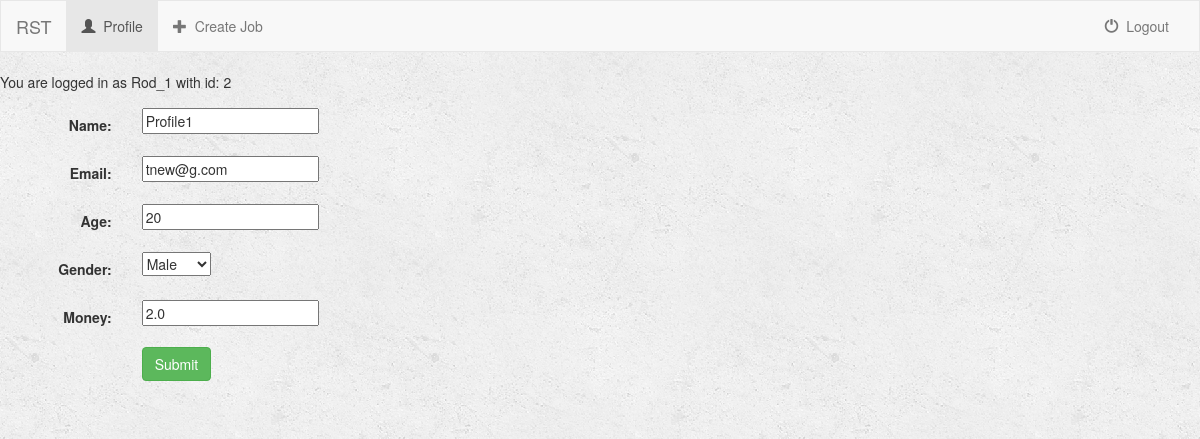
The app's page /turk/profile/1/UpdateProfile/1 (signed in), older data.
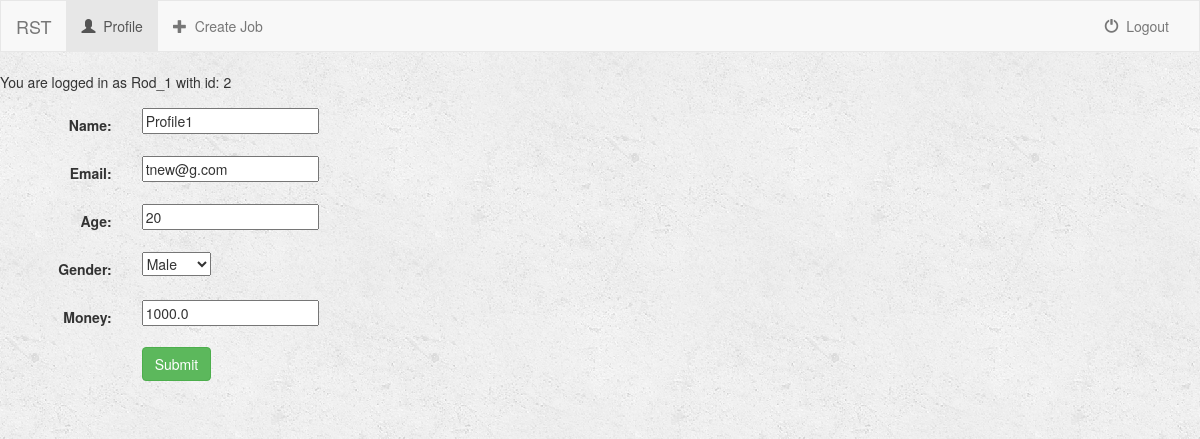
The same page, newer data.
### turk/models.py (models this page shows, shortened)
class Profile(models.Model):
    user = models.OneToOneField(User, default=1)
    name = models.CharField(max_length=250)
    age = models.IntegerField(default=0)
    GENDER_CHOICES = (
        ('Male', 'Male'),
        ('Female', 'Female')
    )
    gender = models.CharField(max_length=6, choices=GENDER_CHOICES, default='Male')
    email = models.CharField(max_length=250)
    rating = models.FloatField(default=5)
    money = models.FloatField(default=0)
    isClient = models.BooleanField(default=True)

### turk/views.py (the view)
# urls.py: url(r'^profile/(?P<user_id>[0-9]+)/UpdateProfile/(?P<pk>[0-9]+)$', views.UpdateProfile.as_view(),
class UpdateProfile(UpdateView):
    model = Profile
    fields = ['name', 'email', 'age', 'gender', 'money']
    success_url = reverse_lazy('turk:index')

### turk/templates/turk/profile_form.html (shortened to what this page needs)
{% extends 'turk/base.html' %}
{% block body %}
    <div class="container-fluid">
        <div class="row">
            <div class="col-sm-12 col-md-7">
                <div class="=panel panel-default">
                    <div class="panel-body">
                        <form class="form-horizontal" action="" method="post" enctype="multipart/form-data">
                            {% include 'turk/form-template.html' %}
                            <div class="form-group">
                                <div class="col-sm-offset-2 col-sm-10">
                                    <button type="submit" class="btn btn-success">Submit</button>
                                </div>
                            </div>
                        </form>
                    </div>
                </div>
            </div>
        </div>
    </div>
{% endblock %}

### turk/templates/turk/form-template.html (shortened to what this page needs)
{% for field in form %}
    <div class="form-group">
        <div class="col-sm-offset-2 col-sm-10">
        </div>
        <label class="control-label col-sm-2">{{ field.label_tag }}</label>
        <div class="col-sm-10">{{ field }}</div>
    </div>
{% endfor %}

Row changes from the older to the newer data that the page shows:
changed Profile "Profile1": money "2.0" → "1000.0"
